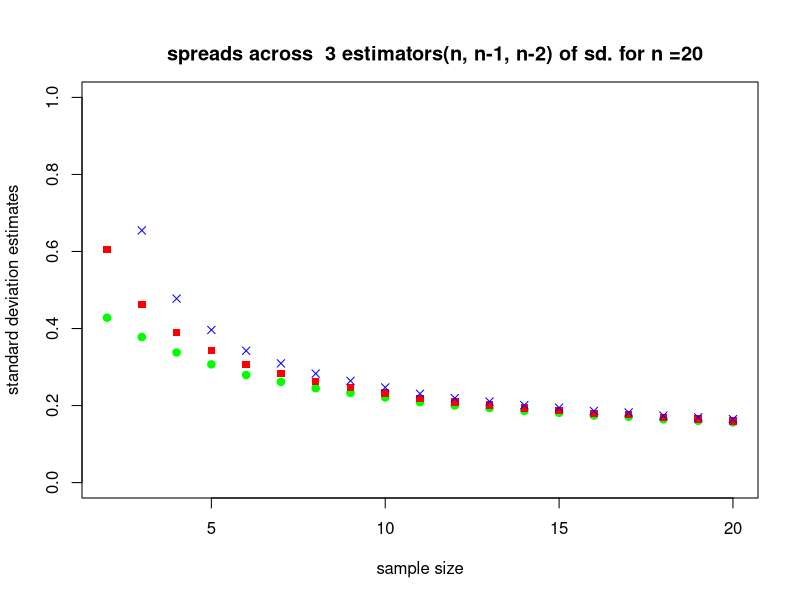
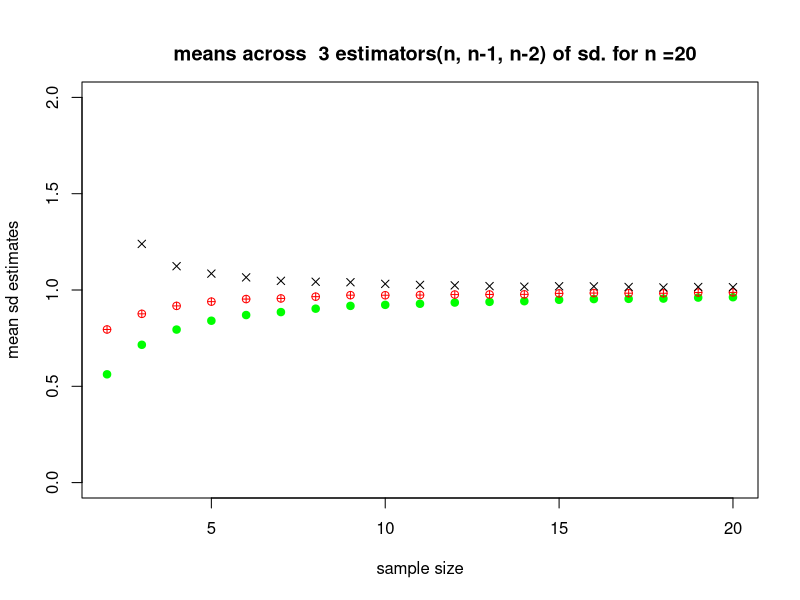

The R script that drew these images, in order:
## ---- chunk 1
knitr::opts_chunk$set(echo = TRUE)
## ---- chunk 2

#### Setting up looping numbers ####
################################
max.sample.size <- 20
n.sim <- 10000 # number of re-samplings we are going to run for each sample size

#### Setting up matrices to save data. 

sd.n <- matrix(0, nrow = n.sim , ncol =  max.sample.size) # table of data for sd with n
sd.ori <- matrix(0, nrow = n.sim, ncol = max.sample.size) # table of data for sd with n-1
sd.n2 <- matrix(0, nrow = n.sim, ncol = max.sample.size) # table of data for sd with n-2

# sqrt(  sum((x - mean(x))^2) / (n-1)    )  

x_sd_n <-  function( data){
  n = length( data)
  sqrt(  sum((data - mean(data))^2) / n )
}

x_sd_n2 <- function( data){
    n = length( data)
  sqrt(  sum((data - mean(data))^2) / (n-2) )
}

#### perform computations in a loop ####
########################################
for (sample.size in 2:max.sample.size) {
   for (i.sim in 1:n.sim) { # resample n.sim times. In each iteration:
    samp <- rnorm( sample.size , mean = 0 , sd = 1) 
    
    # first set of sd ( n)
    sd.n [ i.sim , sample.size] <-  x_sd_n(samp)
    
    #second set of sd ( n-1)
    
    sd.ori [ i.sim , sample.size] <- sd(samp)
    
    # third set of sd ( n-2)
    
    sd.n2 [i.sim , sample.size] <- x_sd_n2(samp)
  
   }
}
## ---- chunk 3

n <- 2:max.sample.size 

#apply( X = "DATAFRAME" , MARGIN = "2 -columns /. "1 - rows" , )

#mean and spread for sd.n
sd.n_mean <- apply(X = sd.n [, n], MARGIN =  2, FUN = mean) 
sd.n_spread <- apply( sd.n[ , n] , 2, sd )

#mean and spread for sd.ori ( n-1)

sd.ori_mean <- apply(sd.ori[, n], 2, mean)
sd.ori_spread <- apply(sd.ori[, n], 2, sd )

#mean and spread for sd.n2 ( n-2)

sd.n2_mean <- apply(sd.n2[, n], 2, mean)
sd.n2_spread <- apply(sd.n2[, n], 2, sd )


#summary table
# 
# dfr <- data.frame( n = n,
#                    sd.n_mean =sd.n_mean,
#                    sd.ori_mean = sd.ori_mean,
#                    sd.n2_mean = sd.n2_mean,
#                    
#                    sd.n_spread = sd.n_spread,
#                    sd.ori_spread = sd.ori_spread,
#                    sd.n2_spread = sd.n2_spread)

## ---- chunk 4

# spreads across the 3 estimators of sd. against n 

plot( n, sd.n2_spread, type ="n", ylim = c(0, 1) , main = "
      spreads across  3 estimators(n, n-1, n-2) of sd. for n =20 ",
      xlab = "sample size",
      ylab = "standard deviation estimates") 

points( n , sd.n_spread , pch = 19 , col= "green" )
points( n , sd.ori_spread , pch = 15, col = "red")
points( n , sd.n2_spread , pch = 4 , col ="blue")


#means across the 3 estimators of mean against n

plot( n, sd.n2_spread, type ="n" , ylim = c(0, 2) ,  main = "
      means across  3 estimators(n, n-1, n-2) of sd. for n =20 ",
      xlab = "sample size",
      ylab = "mean sd estimates") 

points( n , sd.n_mean , pch = 19 , col= "green" ) # n
points( n , sd.ori_mean , pch = 10, col = "red") # n-1
points( n , sd.n2_mean, pch = 4 , col ="black") #n-2
